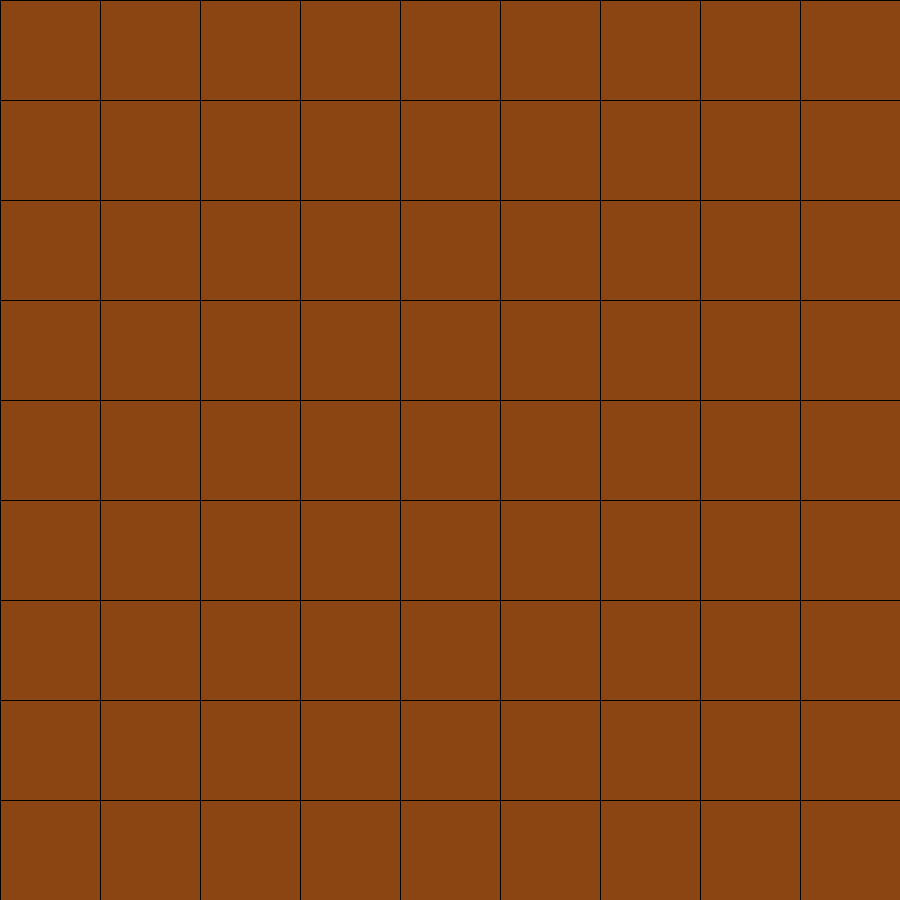
Frame 1 (no input)
Frame 60 (the mouse pressed at the canvas centre just before this capture): identical to frame 1, image omitted
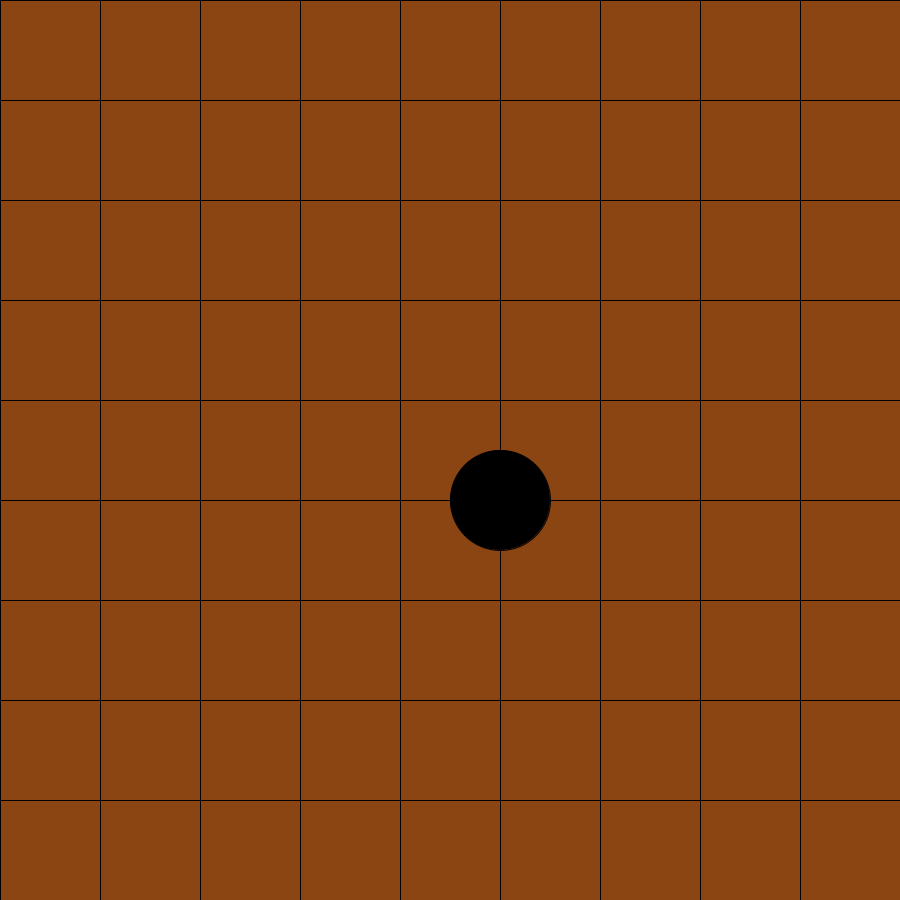
Frame 120 (the mouse held since frame 60 and released just before this capture)

The Processing sketch that drew these frames (run headless with seeded random() and noise(); from frame 60 on, the mouse is pressed at the canvas centre):

// Processing sketch: GoGame
// ── GoGame.pde
/*
   Author : Jonathan Fishkin
   Cite : Suhail Mansuri


*/


void setup(){
 size(900,900); 


}
final int N = 9;
int[][] p = new int[8][8];
int dx;
boolean turn = false;
void draw(){
  background(0);
  dx =  width/N;
  for(int y = 0; y < height; y+= dx)
  for(int x = 0; x < width; x += dx)  
  {
   fill(139,69,19);
   rect(x,y,dx,dx); 
  }
  for(int i = 0; i < N-1; i++)
    for(int j = 0; j < N-1; j++)
      
      if(p[i][j] == 1){ 
        fill(255,255,255);
        ellipse((i*100)+100,(j*100)+100,dx,dx);
          
      }
      else if(p[i][j] == 2){
          fill(0,0,0);
          ellipse((i*100)+100,(j*100)+100,dx,dx);
      }
}


void mousePressed(){
  println(mouseX,mouseY);
  tilespace(mouseX,mouseY);
  turn = !turn;
}

void tilespace(int x, int y){
  if(turn){
      if(x >= 50 && x < 150 && y >= 50 && y < 150)
        p[0][0] = 1;
      else if(x >= 150 && x < 250 && y >= 50 && y < 150)
        p[1][0] = 1;
      else if(x >= 250 && x < 350 && y >= 50 && y < 150)
        p[2][0] = 1;
      else if(x >= 350 && x < 450 && y >= 50 && y < 150)
        p[3][0] = 1;
      else if(x >= 450 && x < 550 && y >= 50 && y < 150)
        p[4][0] = 1;
      else if(x >= 550 && x < 650 && y >= 50 && y < 150)
        p[5][0] = 1;
      else if(x >= 650 && x < 750 && y >= 50 && y < 150)
        p[6][0] = 1;
      else if(x >= 750 && x < 850 && y >= 50 && y < 150)
        p[7][0] = 1;
        
      else if(x >= 50 && x < 150 && y >= 150 && y < 250)
        p[0][1] = 1;
      else if(x >= 150 && x < 250 && y >= 150 && y < 250)
        p[1][1] = 1;
      else if(x >= 250 && x < 350 && y >= 150 && y < 250)
        p[2][1] = 1;
      else if(x >= 350 && x < 450 && y >= 150 && y < 250)
        p[3][1] = 1;
      else if(x >= 450 && x < 550 && y >= 150 && y < 250)
        p[4][1] = 1;
      else if(x >= 550 && x < 650 && y >= 150 && y < 250)
        p[5][1] = 1;
      else if(x >= 650 && x < 750 && y >= 150 && y < 250)
        p[6][1] = 1;
      else if(x >= 750 && x < 850 && y >= 150 && y < 250)
        p[7][1] = 1;

      else if(x >= 50 && x < 150 && y >= 250 && y < 350)
        p[0][2] = 1;
      else if(x >= 150 && x < 250 && y >= 250 && y < 350)
        p[1][2] = 1;
      else if(x >= 250 && x < 350 && y >= 250 && y < 350)
        p[2][2] = 1;
      else if(x >= 350 && x < 450 && y >= 250 && y < 350)
        p[3][2] = 1;
      else if(x >= 450 && x < 550 && y >= 250 && y < 350)
        p[4][2] = 1;
      else if(x >= 550 && x < 650 && y >= 250 && y < 350)
        p[5][2] = 1;
      else if(x >= 650 && x < 750 && y >= 250 && y < 350)
        p[6][2] = 1;
      else if(x >= 750 && x < 850 && y >= 250 && y < 350)
        p[7][2] = 1;
    
      else if(x >= 50 && x < 150 && y >= 350 && y < 450)
        p[0][3] = 1;
      else if(x >= 150 && x < 250 && y >= 350 && y < 450)
        p[1][3] = 1;
      else if(x >= 250 && x < 350 && y >= 350 && y < 450)
        p[2][3] = 1;
      else if(x >= 350 && x < 450 && y >= 350 && y < 450)
        p[3][3] = 1;
      else if(x >= 450 && x < 550 && y >= 350 && y < 450)
        p[4][3] = 1;
      else if(x >= 550 && x < 650 && y >= 350 && y < 450)
        p[5][3] = 1;
      else if(x >= 650 && x < 750 && y >= 350 && y < 450)
        p[6][3] = 1;
      else if(x >= 750 && x < 850 && y >= 350 && y < 450)
        p[7][3] = 1;
       
      else if(x >= 50 && x < 150 && y >= 450 && y < 550)
        p[0][4] = 1;
      else if(x >= 150 && x < 250 && y >= 450 && y < 550)
        p[1][4] = 1;
      else if(x >= 250 && x < 350 && y >= 450 && y < 550)
        p[2][4] = 1;
      else if(x >= 350 && x < 450 && y >= 450 && y < 550)
        p[3][4] = 1;
      else if(x >= 450 && x < 550 && y >= 450 && y < 550)
        p[4][4] = 1;
      else if(x >= 550 && x < 650 && y >= 450 && y < 550)
        p[5][4] = 1;
      else if(x >= 650 && x < 750 && y >= 450 && y < 550)
        p[6][4] = 1;
      else if(x >= 750 && x < 850 && y >= 450 && y < 550)
        p[7][4] = 1;       
       
      else if(x >= 50 && x < 150 && y >= 550 && y < 650)
        p[0][5] = 1;
      else if(x >= 150 && x < 250 && y >= 550 && y < 650)
        p[1][5] = 1;
      else if(x >= 250 && x < 350 && y >= 550 && y < 650)
        p[2][5] = 1;
      else if(x >= 350 && x < 450 && y >= 550 && y < 650)
        p[3][5] = 1;
      else if(x >= 450 && x < 550 && y >= 550 && y < 650)
        p[4][5] = 1;
      else if(x >= 550 && x < 650 && y >= 550 && y < 650)
        p[5][5] = 1;
      else if(x >= 650 && x < 750 && y >= 550 && y < 650)
        p[6][5] = 1;
      else if(x >= 750 && x < 850 && y >= 550 && y < 650)
        p[7][5] = 1;   
        
      else if(x >= 50 && x < 150 && y >= 650 && y < 750)
        p[0][6] = 1;
      else if(x >= 150 && x < 250 && y >= 650 && y < 750)
        p[1][6] = 1;
      else if(x >= 250 && x < 350 && y >= 650 && y < 750)
        p[2][6] = 1;
      else if(x >= 350 && x < 450 && y >= 650 && y < 750)
        p[3][6] = 1;
      else if(x >= 450 && x < 550 && y >= 650 && y < 750)
        p[4][6] = 1;
      else if(x >= 550 && x < 650 && y >= 650 && y < 750)
        p[5][6] = 1;
      else if(x >= 650 && x < 750 && y >= 650 && y < 750)
        p[6][6] = 1;
      else if(x >= 750 && x < 850 && y >= 650 && y < 750)
        p[7][6] = 1;   
        
      else if(x >= 50 && x < 150 && y >= 750 && y < 850)
        p[0][7] = 1;
      else if(x >= 150 && x < 250 && y >= 750 && y < 850)
        p[1][7] = 1;
      else if(x >= 250 && x < 350 && y >= 750 && y < 850)
        p[2][7] = 1;
      else if(x >= 350 && x < 450 && y >= 750 && y < 850)
        p[3][7] = 1;
      else if(x >= 450 && x < 550 && y >= 750 && y < 850)
        p[4][7] = 1;
      else if(x >= 550 && x < 650 && y >= 750 && y < 850)
        p[5][7] = 1;
      else if(x >= 650 && x < 750 && y >= 750 && y < 850)
        p[6][7] = 1;
      else if(x >= 750 && x < 850 && y >= 750 && y < 850)
        p[7][7] = 1;   
       
  }
  else{
      if(x >= 50 && x < 150 && y >= 50 && y < 150)
        p[0][0] = 2;
      else if(x >= 150 && x < 250 && y >= 50 && y < 150)
        p[1][0] = 2;
      else if(x >= 250 && x < 350 && y >= 50 && y < 150)
        p[2][0] = 2;
      else if(x >= 350 && x < 450 && y >= 50 && y < 150)
        p[3][0] = 2;
      else if(x >= 450 && x < 550 && y >= 50 && y < 150)
        p[4][0] = 2;
      else if(x >= 550 && x < 650 && y >= 50 && y < 150)
        p[5][0] = 2;
      else if(x >= 650 && x < 750 && y >= 50 && y < 150)
        p[6][0] = 2;
      else if(x >= 750 && x < 850 && y >= 50 && y < 150)
        p[7][0] = 2;
        
      else if(x >= 50 && x < 150 && y >= 150 && y < 250)
        p[0][1] = 2;
      else if(x >= 150 && x < 250 && y >= 150 && y < 250)
        p[1][1] = 2;
      else if(x >= 250 && x < 350 && y >= 150 && y < 250)
        p[2][1] = 2;
      else if(x >= 350 && x < 450 && y >= 150 && y < 250)
        p[3][1] = 2;
      else if(x >= 450 && x < 550 && y >= 150 && y < 250)
        p[4][1] = 2;
      else if(x >= 550 && x < 650 && y >= 150 && y < 250)
        p[5][1] = 2;
      else if(x >= 650 && x < 750 && y >= 150 && y < 250)
        p[6][1] = 2;
      else if(x >= 750 && x < 850 && y >= 150 && y < 250)
        p[7][1] = 2;

      else if(x >= 50 && x < 150 && y >= 250 && y < 350)
        p[0][2] = 2;
      else if(x >= 150 && x < 250 && y >= 250 && y < 350)
        p[1][2] = 2;
      else if(x >= 250 && x < 350 && y >= 250 && y < 350)
        p[2][2] = 2;
      else if(x >= 350 && x < 450 && y >= 250 && y < 350)
        p[3][2] = 2;
      else if(x >= 450 && x < 550 && y >= 250 && y < 350)
        p[4][2] = 2;
      else if(x >= 550 && x < 650 && y >= 250 && y < 350)
        p[5][2] = 2;
      else if(x >= 650 && x < 750 && y >= 250 && y < 350)
        p[6][2] = 2;
      else if(x >= 750 && x < 850 && y >= 250 && y < 350)
        p[7][2] = 2;
   
      else if(x >= 50 && x < 150 && y >= 350 && y < 450)
        p[0][3] = 2;
      else if(x >= 150 && x < 250 && y >= 350 && y < 450)
        p[1][3] = 2;
      else if(x >= 250 && x < 350 && y >= 350 && y < 450)
        p[2][3] = 2;
      else if(x >= 350 && x < 450 && y >= 350 && y < 450)
        p[3][3] = 2;
      else if(x >= 450 && x < 550 && y >= 350 && y < 450)
        p[4][3] = 2;
      else if(x >= 550 && x < 650 && y >= 350 && y < 450)
        p[5][3] = 2;
      else if(x >= 650 && x < 750 && y >= 350 && y < 450)
        p[6][3] = 2;
      else if(x >= 750 && x < 850 && y >= 350 && y < 450)
        p[7][3] = 2;
      
      else if(x >= 50 && x < 150 && y >= 450 && y < 550)
        p[0][4] = 2;
      else if(x >= 150 && x < 250 && y >= 450 && y < 550)
        p[1][4] = 2;
      else if(x >= 250 && x < 350 && y >= 450 && y < 550)
        p[2][4] = 2;
      else if(x >= 350 && x < 450 && y >= 450 && y < 550)
        p[3][4] = 2;
      else if(x >= 450 && x < 550 && y >= 450 && y < 550)
        p[4][4] = 2;
      else if(x >= 550 && x < 650 && y >= 450 && y < 550)
        p[5][4] = 2;
      else if(x >= 650 && x < 750 && y >= 450 && y < 550)
        p[6][4] = 2;
      else if(x >= 750 && x < 850 && y >= 450 && y < 550)
        p[7][4] = 2;       
     
      else if(x >= 50 && x < 150 && y >= 550 && y < 650)
        p[0][5] = 2;
      else if(x >= 150 && x < 250 && y >= 550 && y < 650)
        p[1][5] = 2;
      else if(x >= 250 && x < 350 && y >= 550 && y < 650)
        p[2][5] = 2;
      else if(x >= 350 && x < 450 && y >= 550 && y < 650)
        p[3][5] = 2;
      else if(x >= 450 && x < 550 && y >= 550 && y < 650)
        p[4][5] = 2;
      else if(x >= 550 && x < 650 && y >= 550 && y < 650)
        p[5][5] = 2;
      else if(x >= 650 && x < 750 && y >= 550 && y < 650)
        p[6][5] = 2;
      else if(x >= 750 && x < 850 && y >= 550 && y < 650)
        p[7][5] = 2;   
        
      else if(x >= 50 && x < 150 && y >= 650 && y < 750)
        p[0][6] = 2;
      else if(x >= 150 && x < 250 && y >= 650 && y < 750)
        p[1][6] = 2;
      else if(x >= 250 && x < 350 && y >= 650 && y < 750)
        p[2][6] = 2;
      else if(x >= 350 && x < 450 && y >= 650 && y < 750)
        p[3][6] = 2;
      else if(x >= 450 && x < 550 && y >= 650 && y < 750)
        p[4][6] = 2;
      else if(x >= 550 && x < 650 && y >= 650 && y < 750)
        p[5][6] = 2;
      else if(x >= 650 && x < 750 && y >= 650 && y < 750)
        p[6][6] = 2;
      else if(x >= 750 && x < 850 && y >= 650 && y < 750)
        p[7][6] = 2;   
        
      else if(x >= 50 && x < 150 && y >= 750 && y < 850)
        p[0][7] = 2;
      else if(x >= 150 && x < 250 && y >= 750 && y < 850)
        p[1][7] = 2;
      else if(x >= 250 && x < 350 && y >= 750 && y < 850)
        p[2][7] = 2;
      else if(x >= 350 && x < 450 && y >= 750 && y < 850)
        p[3][7] = 2;
      else if(x >= 450 && x < 550 && y >= 750 && y < 850)
        p[4][7] = 2;
      else if(x >= 550 && x < 650 && y >= 750 && y < 850)
        p[5][7] = 2;
      else if(x >= 650 && x < 750 && y >= 750 && y < 850)
        p[6][7] = 2;
      else if(x >= 750 && x < 850 && y >= 750 && y < 850)
        p[7][7] = 2;   
  }
}
